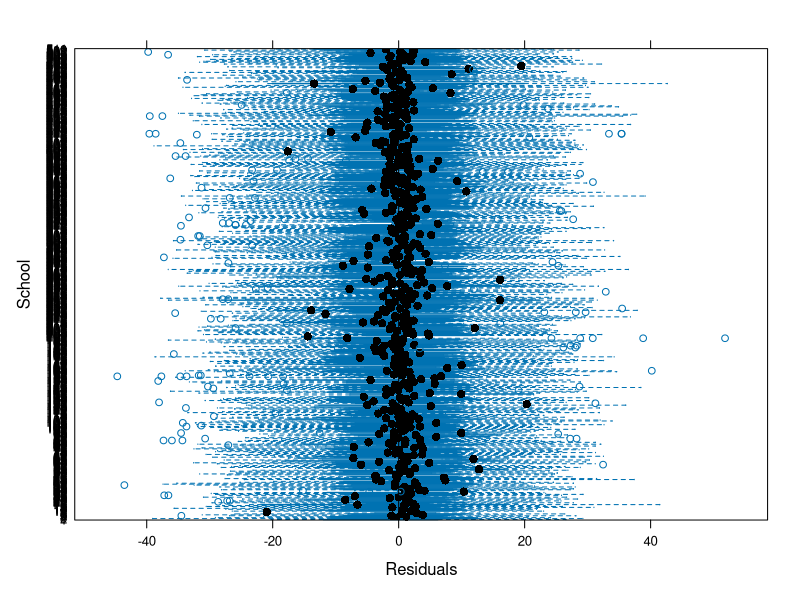
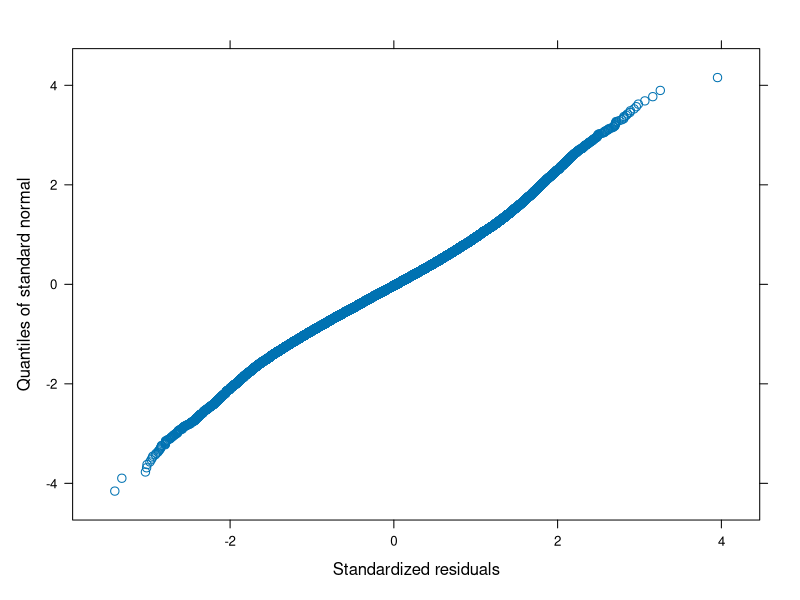

Write R code to recreate these figures, in order.
# Code for model fitting
library(data.table)
library(dplyr)
library(nlme)
library(ggplot2)
library(gridExtra)

# Set working directory
setwd('C:/Users/Thomas/Documents/MSc in Applied Statistics/Statistical Methods/Hierarchical Models')

# Load in the data
schools <- data.table::fread('schools.txt', header = TRUE, sep = ",")
schools <- as_data_frame(schools)

# Make sure the data is formatted correctly
schools$schoolid <- as.factor(schools$schoolid)

schools$cohort90 <- factor(schools$cohort90,
                           levels = c(-6, -4, -2, 0, 6, 8),
                           labels = c(1984, 1986, 1988, 1990, 1996, 1998))

schools$female <- factor(schools$female, 
                         levels = c(1, 0), 
                         labels = c("Female", "Male"))

schools$sclass <- factor(schools$sclass, 
                         levels = c(1, 2, 3, 4), 
                         labels = c("Managerial and professional",
                                    "Intermediate",
                                    "Working",
                                    "Unclassified"))

schools$schtype <- factor(schools$schtype,
                          levels = c(1, 0),
                          labels = c("Independent",
                                     "State-funded"))

schools$schurban <- factor(schools$schurban,
                           levels = c(1, 0),
                           labels = c("Urban",
                                      "Town or rural"))

schools$schdenom <- factor(schools$schdenom,
                           levels = c(1, 0),
                           labels = c("Roman Catholic",
                                      "Non-denominational"))

schools <- schools %>% filter(score != 0)

# First we fit a very basic mixed effects model, to show that
# there is indeed a need to use a multilevel model (confirming the suspicion
# that score depends on the school)

schools_base <- lme(fixed = score ~ 1 + cohort90,
                    random = score ~ 1 | schoolid,
                    data = schools)

schools_base_lm <- lm(score ~ 1 + cohort90, data = schools)

anova(schools_base, schools_base_lm)
# very significant

# Need to do residual analysis:
plot(schools_base, schoolid ~ resid(.), abline = 0, ylab = "School")
# Very bad plot, only thing that is clear from this is that the variability is still rather large.

qqnorm(schools_base, ~ resid(., type = "p"))
# Residuals of the within group-errors seem normally distributed.





# Now find better models:
# 1. Interaction effect between schtype and schurban
# 2. Interaction effect between sclass and schtype (?)
# 3. cohort90 has an effect on the score

schools_type <- lme(fixed = score ~ 1 + schtype*schurban + cohort90 + sclass*schtype,
                    random = score ~ 1 | schoolid,
                    data = schools)

schools_type_re <- lme(fixed = score ~ 1 + schtype*schurban + cohort90 + sclass*schtype,
                       random = score ~ 1 + schtype | schoolid,
                       data = schools)

anova(schools_type, schools_type_re)
# We reject the null hypothesis that schools_type is more appropriate) The random effects are significant

# Adding cohort90 to the random effects part is not appropriate. The model then becomes a three-level model
# since students are nested in cohorts and cohorts are nested in schools.

# Adding sclass to the random effects part is also not appropriate as the random effects model between-school
# variability and social class is a student-level variable.
schools_cohort <- lme(fixed =  score ~ 1 + cohort90 + sclass,
                      random = score ~ 1 | schoolid/cohort90,
                      data = schools)

schools_cohort2 <- lme(fixed =  score ~ 1 + cohort90 + sclass*schtype,
                      random = score ~ 1 | schoolid/cohort90,
                      data = schools)

# Difference in log likelihood is small

schools_cohort3 <- lme(fixed =  score ~ 1 + cohort90 + sclass + sclass*schurban,
                       random = score ~ 1 | schoolid/cohort90,
                       data = schools)

# sclass*schurban is not significant at all

schools_cohort4 <- lme(fixed =  score ~ 1 + cohort90 + sclass + schtype,
                       random = score ~ 1 | schoolid/cohort90,
                       data = schools)

# almost everything is highly significant!

